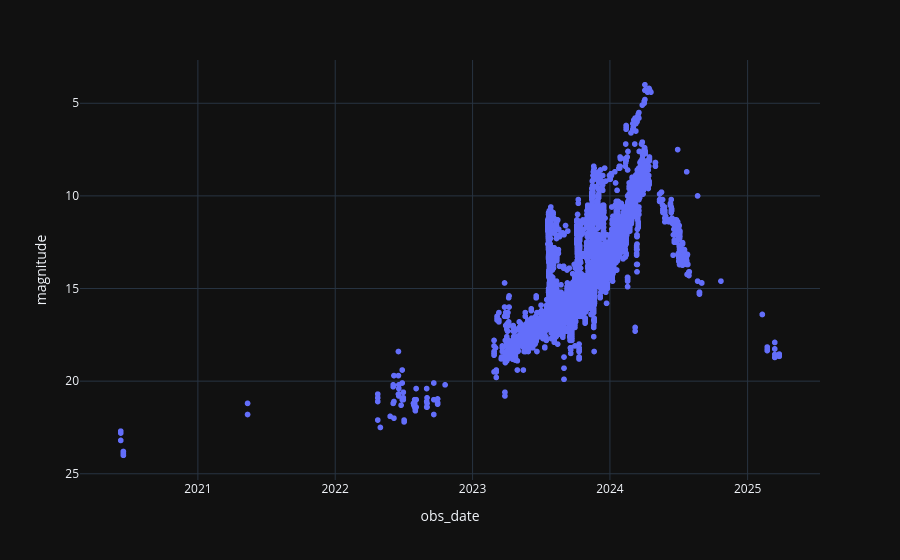

Notebook source saved alongside this figure:
### Code cell
fig = px.scatter(mpc_obs_filtered_df, x='obs_date', y='magnitude', template= 'plotly_dark')
fig.update_yaxes(autorange="reversed")
fig.show()

### Figure 1 — Plotly figure (JSON) as saved in the notebook; plotly's stock layout.template omitted (floating-point values rounded to 4 significant figures; data arrays with more than 128 entries replaced by an {"elided": "..."} marker saying what was removed)
{"data": [{"hovertemplate": "obs_date=%{x}<br>magnitude=%{y}<extra></extra>", "legendgroup": "", "marker": {"color": "#636efa", "symbol": "circle"}, "mode": "markers", "name": "", "showlegend": false, "type": "scattergl", "x": {"elided": "7696 str values"}, "xaxis": "x", "y": {"elided": "7696 float values"}, "yaxis": "y"}], "layout": {"legend": {"tracegroupgap": 0}, "margin": {"t": 60}, "xaxis": {"anchor": "y", "domain": [0, 1], "title": {"text": "obs_date"}}, "yaxis": {"anchor": "x", "autorange": "reversed", "domain": [0, 1], "title": {"text": "magnitude"}}}}
